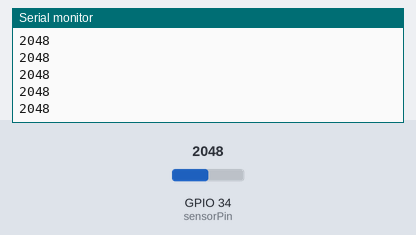
A sketch run on a simulated ESP32. Shown: the last lines printed to the serial monitor. Inputs (shaded band) come from the test bench; at power-on: GPIO 34 (sensorPin) = 2048.

Above: at 1.2 s.
1.3 s: GPIO 34 (sensorPin) set to 2866
At 1.56 s:
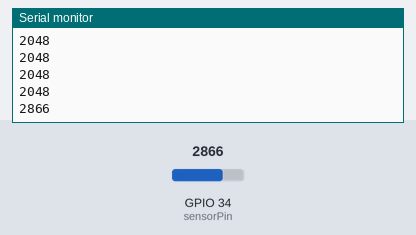
2.8 s: GPIO 34 (sensorPin) set to 3603
At 2.96 s:
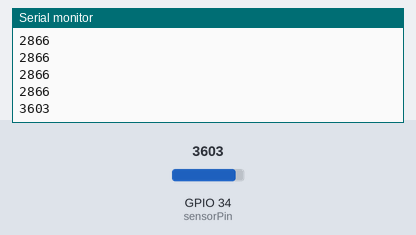
Timing chart, 0 to 5.8 s (numbered marks = the images above; inputs shaded):
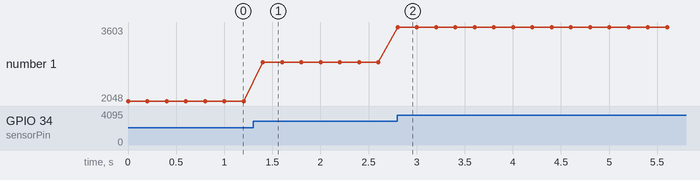

The sketch:

Task6_Analog_Sensor_Read.ino
```cpp
// Task 6: Analog Sensor Read
int sensorPin = 34;

void setup() {
  Serial.begin(9600);
}

void loop() {
  int sensorValue = analogRead(sensorPin);
  Serial.println(sensorValue);
  delay(200);
}
```

Measured:
- after the input at 1.3 s, the serial monitor: prints a new line after 0.10 s (image 1)
- after the input at 2.8 s, the serial monitor: prints a new line at once (image 2)
- plotted number 1: 2048 → 2866 after the input at 1.3 s, 2866 → 3603 after the input at 2.8 s
